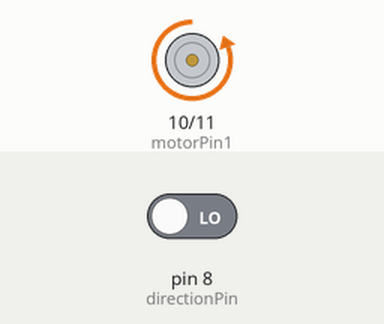
The sketch below on a simulated Arduino Uno, built with avr-gcc and run on an emulated ATmega328P. Shown: motor-driver pin pairs drawn as motors (green arrow = first pin HIGH = forward, orange = second pin HIGH = backward, longer = more drive). Inputs (shaded band) come from the test bench; at power-on: pin 8 (directionPin) LOW.

Above: at 1.2 s.
1.3 s: pin 8 (directionPin) driven HIGH
At 2.5 s:
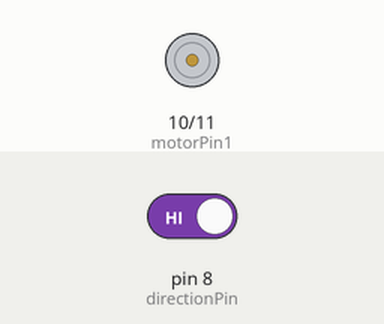
2.8 s: pin 8 (directionPin) driven LOW
At 3.8 s:
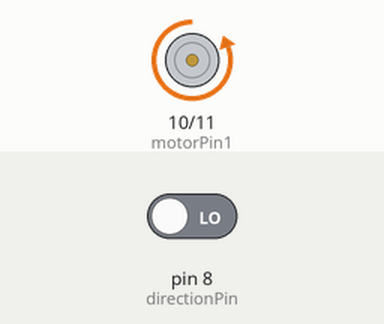
Timing chart, 0 to 5.8 s (numbered marks = the images above; inputs shaded):
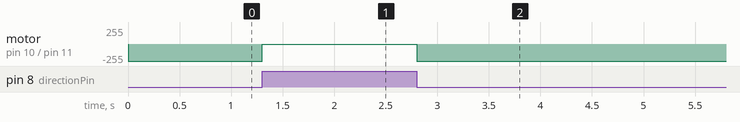

The sketch:

DCMotorBasic.ino
```cpp
// PROJECT  :DC Motor: User control
// PURPOSE  :Demonstrates interactive control over motor speed and direction
// AUTHOR   :C. D'Arcy
// DATE     :2018 07 03
// uC       :328
// STATUS   :Working
// REFERENCE:http://mail.rsgc.on.ca/~cdarcy/Datasheets/sn754410.pdf

uint8_t directionPin = 8;                 //slide switch control over forward/reverse
uint8_t motorPin1 = 10;                   //one motor lead
uint8_t motorPin2 = 11;                   //the other motor lead
uint8_t currentDirection = HIGH;          //let's assume forward
uint8_t newDirection = currentDirection;  //back it up to recognize changes
void setup() {
  pinMode(motorPin1, OUTPUT);             //motors lead pins
  pinMode(motorPin2, OUTPUT);             //data direction delcared
}

void loop() {
  newDirection = digitalRead(directionPin); //poll the slide switch
  if (currentDirection != newDirection) {   //check for direction change
    spin(newDirection);                     //start the motor
    currentDirection = newDirection;        //backup for next change
  }
}

void spin(uint8_t dir) {                    //sets the motor spinning in a direction
  digitalWrite(motorPin1, dir);             //whichever state is placed on one lead
  digitalWrite(motorPin2, ~dir);            //the other state is placed on the other lead
}
```

Measured:
- after the input at 1.3 s, motor on pin 10 (motorPin1) / pin 11 (motorPin2): backward 255/255 → stopped at once
- after the input at 2.8 s, motor on pin 10 (motorPin1) / pin 11 (motorPin2): stopped → backward 255/255 at once
